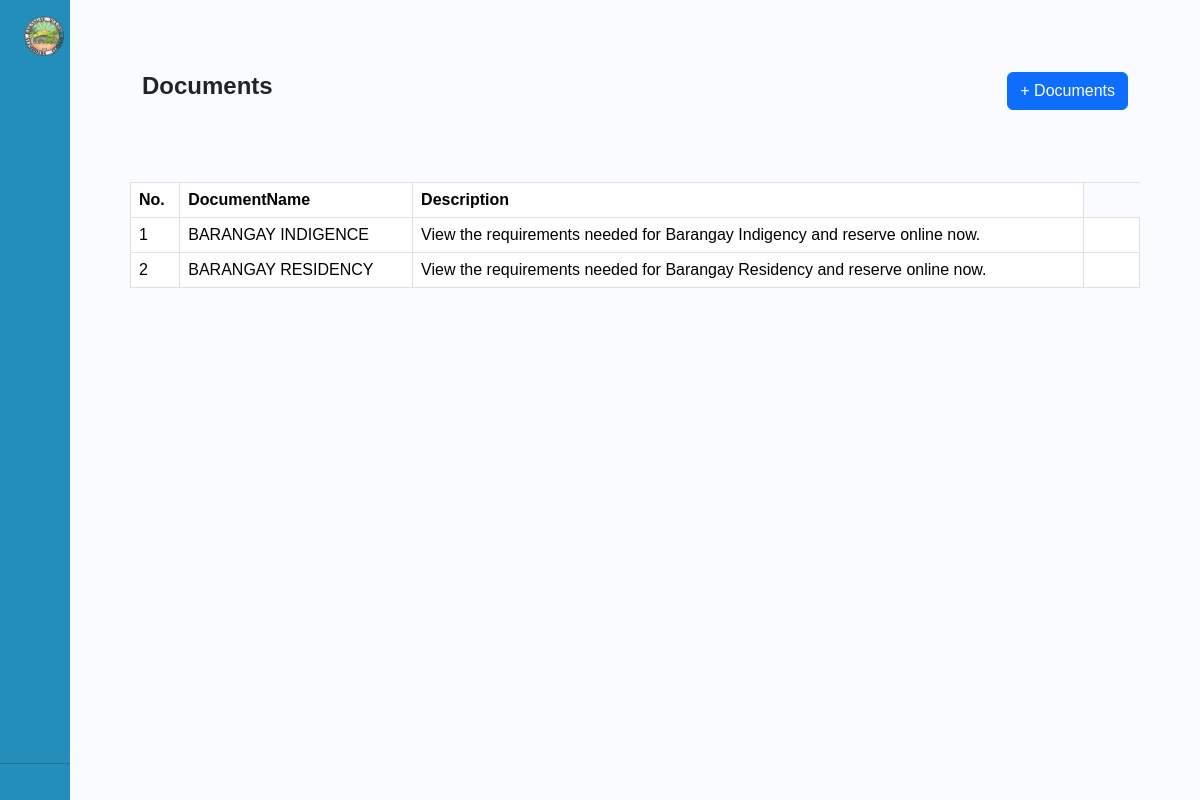
/document.php (signed in), run on the app's committed database.
### tables this page shows
CREATE TABLE `documents` (
  `id` int(11) NOT NULL AUTO_INCREMENT,
  `Documentname` varchar(255) NOT NULL,
  `Description` text DEFAULT NULL,
  PRIMARY KEY (`id`)
);

### document.php (the view, shortened to what this page needs)
<?php
include('includes_admin/footer.php');
require_once("session.php");
?>
<!DOCTYPE html>
<html lang="en">
<head>
    <link href="https://cdn.lineicons.com/4.0/lineicons.css" rel="stylesheet" />
    <link href="https://cdn.jsdelivr.net/npm/bootstrap@5.3.3/dist/css/bootstrap.min.css" rel="stylesheet">
    <link rel="stylesheet" href="../includes_admin/stylebar.css">
</head>
<body>
    <div class="wrapper">
    <aside id="sidebar">
            <div class="d-flex">
                <button class="toggle-btn" type="button">
                    <img class="headerlogo " src="/Logo/headerlogo.png" alt="Alimodian">
                </button>
            </div>
            <ul class="sidebar-nav">
                <li class="sidebar-item">
                    <a href="dashboard.php" class="sidebar-link">
                    </a>
                </li>
                <li class="sidebar-item">
                    <a href="#" class="sidebar-link collapsed has-dropdown" data-bs-toggle="collapse"
                        data-bs-target="#brgy" aria-expanded="false" aria-controls="brgy">
                    </a>
                </li>
                <li class="sidebar-item">
                    <a href="#" class="sidebar-link collapsed has-dropdown" data-bs-toggle="collapse"
                        data-bs-target="#record" aria-expanded="false" aria-controls="record">
                    </a>
                </li>
                <li class="sidebar-item">
                    <a href="#" class="sidebar-link collapsed has-dropdown" data-bs-toggle="collapse"
                        data-bs-target="#docs" aria-expanded="false" aria-controls="docs">
                    </a>
                </li>
                <li class="sidebar-item">
                    <a href="#" class="sidebar-link collapsed has-dropdown" data-bs-toggle="collapse"
                        data-bs-target="#updates" aria-expanded="false" aria-controls="updates">
                    </a>
                </li>
                <li class="sidebar-item">
                    <a href="#" class="sidebar-link collapsed has-dropdown" data-bs-toggle="collapse"
                        data-bs-target="#services" aria-expanded="false" aria-controls="services">
                    </a>
                </li>
                <li class="sidebar-item">
                    <a href="dashboardbackup.php" class="sidebar-link">
                    </a>
                </li>
            </ul>
            <div class="sidebar-footer">
                <a href="userprofile.php" class="sidebar-link">
                </a>
            </div>
            <hr>
            <div class="sidebar-footer">
                <a href="logout_admin.php" class="sidebar-link">
                </a>
            </div>
        </aside>
        <div class="main p-5">
            <div class="d-flex justify-content-between p-4">
                <h1>Documents</h1>
                <a href="#" class=" btn btn-primary text-center" data-toggle="modal" data-target="#adddocument">+ Documents</a>
            </div>
            <div class="container  mt-5 ">
                <table class="table   table-bordered ">
                    <thead>
                        <tr>
                            <th scope="col">No.</th>
                            <th scope="col">DocumentName</th>
                            <th scope="col">Description</th>
                        </tr>
                    </thead>
                    <tbody>
                        <?php
                        $sql = "SELECT * FROM documents";
                        $query = $dbh->prepare($sql);
                        $query->execute();
                        $results = $query->fetchAll(PDO::FETCH_OBJ);
                        $cnt = 1;
                        if ($query->rowCount() > 0) {
                            foreach ($results as $result) {
                        ?>
                                <tr>
                                    <td><?php echo $cnt; ?></td>
                                    <td><?php echo htmlentities($result->Documentname); ?></td>
                                    <td><?php echo htmlentities($result->Description); ?></td>
                                    <td>
                                        <a href="document.php?del=<?php echo htmlentities($result->id); ?>"><i class="lni lni-trash-can p-2" onclick="return confirm('Do you really want to delete?')"></i></a>
                                        <a href="updatedocument.php?id=<?php echo htmlentities($result->id); ?>"><i class="lni lni-pencil p-2"></i></a>
                                    </td>
                                </tr>
                        <?php
                                $cnt++;
                            }
                        }
                        ?>
                    </tbody>
                </table>
            </div>
        </div>
</body>
</html>

### includes_admin/stylebar.css (style rules this page uses)
a { text-decoration: none; }
li { list-style: none; }
h1 { font-weight: 600; font-size: 1.5rem; }
body { font-family: 'Poppins', sans-serif; }
.wrapper { display: flex; }
.main { min-height: 100vh; width: 100%; overflow: hidden; transition: all 0.35s ease-in-out; background-color: #fafbfe; }
.headerlogo { width: 40px; min-width: 40px; z-index: 1000; transition: all .25s ease-in-out; background-color: #238EBA; display: flex; flex-direction: column; }
#sidebar { width: 70px; min-width: 70px; z-index: 1000; transition: all .25s ease-in-out; background-color: #238EBA; display: flex; flex-direction: column; }
.toggle-btn { background-color: transparent; cursor: pointer; border: 0; padding: 1rem 1.5rem; }
.sidebar-nav { padding: 2rem 0; flex: 1 1 auto; }
a.sidebar-link { padding: .625rem 1.625rem; color: #FFF; display: block; font-size: 0.9rem; white-space: nowrap; border-left: 3px solid transparent; }
.sidebar-item { position: relative; }

### data on the page
documents: Documentname "BARANGAY INDIGENCE", Description "View the requirements needed for Barangay Indigency and reserve online now."
documents: Documentname "BARANGAY RESIDENCY", Description "View the requirements needed for Barangay Residency and reserve online now."
